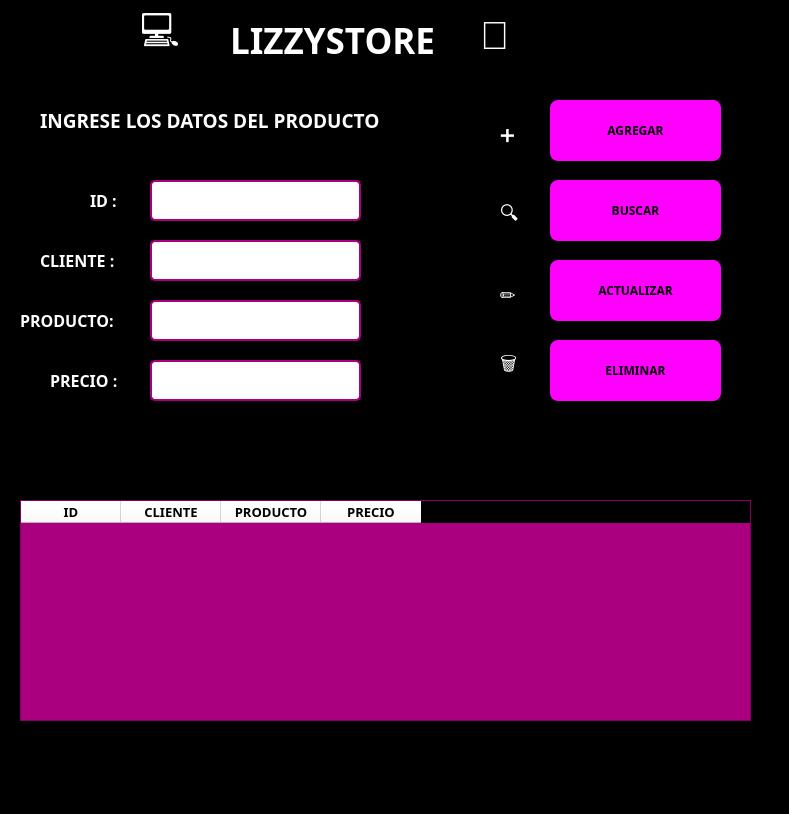
<?xml version="1.0" encoding="UTF-8"?>
<ui version="4.0">
 <class>MainWindow</class>
 <widget class="QMainWindow" name="MainWindow">
  <property name="geometry">
   <rect>
    <x>0</x>
    <y>0</y>
    <width>789</width>
    <height>814</height>
   </rect>
  </property>
  <property name="windowTitle">
   <string>MainWindow</string>
  </property>
  <property name="styleSheet">
   <string notr="true">background-color: rgb(0, 0, 0);
color: white;
</string>
  </property>
  <widget class="QWidget" name="centralwidget">
   <widget class="QLabel" name="Id">
    <property name="geometry">
     <rect>
      <x>90</x>
      <y>190</y>
      <width>31</width>
      <height>21</height>
     </rect>
    </property>
    <property name="font">
     <font>
      <family>PMingLiU-ExtB</family>
      <pointsize>12</pointsize>
      <bold>true</bold>
     </font>
    </property>
    <property name="styleSheet">
     <string notr="true">QLabel {
    color: white;
 	font-weight: bold;

}</string>
    </property>
    <property name="text">
     <string>ID :</string>
    </property>
   </widget>
   <widget class="QLabel" name="Cliente">
    <property name="geometry">
     <rect>
      <x>40</x>
      <y>250</y>
      <width>101</width>
      <height>21</height>
     </rect>
    </property>
    <property name="font">
     <font>
      <family>PMingLiU-ExtB</family>
      <pointsize>12</pointsize>
      <bold>true</bold>
     </font>
    </property>
    <property name="styleSheet">
     <string notr="true">QLabel {
    color: white;
 	font-weight: bold;

}</string>
    </property>
    <property name="text">
     <string>CLIENTE :</string>
    </property>
   </widget>
   <widget class="QLabel" name="Modelo">
    <property name="geometry">
     <rect>
      <x>20</x>
      <y>310</y>
      <width>121</width>
      <height>20</height>
     </rect>
    </property>
    <property name="font">
     <font>
      <family>PMingLiU-ExtB</family>
      <pointsize>12</pointsize>
      <bold>true</bold>
     </font>
    </property>
    <property name="styleSheet">
     <string notr="true">QLabel {
    color: white;
 	font-weight: bold;

}</string>
    </property>
    <property name="text">
     <string>PRODUCTO:</string>
    </property>
   </widget>
   <widget class="QLabel" name="Precio">
    <property name="geometry">
     <rect>
      <x>50</x>
      <y>370</y>
      <width>91</width>
      <height>20</height>
     </rect>
    </property>
    <property name="font">
     <font>
      <family>PMingLiU-ExtB</family>
      <pointsize>12</pointsize>
      <bold>true</bold>
     </font>
    </property>
    <property name="styleSheet">
     <string notr="true">QLabel {
    color: white;
 	font-weight: bold;

}</string>
    </property>
    <property name="text">
     <string>PRECIO :</string>
    </property>
   </widget>
   <widget class="QPushButton" name="btnAgregar">
    <property name="geometry">
     <rect>
      <x>550</x>
      <y>100</y>
      <width>171</width>
      <height>61</height>
     </rect>
    </property>
    <property name="font">
     <font>
      <family>PMingLiU-ExtB</family>
      <bold>true</bold>
     </font>
    </property>
    <property name="styleSheet">
     <string notr="true">QPushButton {
    background-color: rgb(255, 0, 255);
    color: black;
    border-radius: 8px;
    padding: 10px;
    font-weight: bold;

}

QPushButton:hover {
    background-color: rgb(170, 85, 255);
}

QPushButton:pressed {
    background-color: rgb(170, 85, 255);
}</string>
    </property>
    <property name="text">
     <string>AGREGAR</string>
    </property>
   </widget>
   <widget class="QPushButton" name="btnBuscar">
    <property name="geometry">
     <rect>
      <x>550</x>
      <y>180</y>
      <width>171</width>
      <height>61</height>
     </rect>
    </property>
    <property name="font">
     <font>
      <family>PMingLiU-ExtB</family>
      <bold>true</bold>
     </font>
    </property>
    <property name="styleSheet">
     <string notr="true">QPushButton {
    background-color: rgb(255, 0, 255);
    color: black;
    border-radius: 8px;
    padding: 10px;
    font-weight: bold;
}

QPushButton:hover {
    background-color: rgb(170, 85, 255);
}

QPushButton:pressed {
    background-color: rgb(170, 85, 255);
}</string>
    </property>
    <property name="text">
     <string>BUSCAR</string>
    </property>
   </widget>
   <widget class="QPushButton" name="btnActualizar">
    <property name="geometry">
     <rect>
      <x>550</x>
      <y>260</y>
      <width>171</width>
      <height>61</height>
     </rect>
    </property>
    <property name="font">
     <font>
      <family>PMingLiU-ExtB</family>
      <bold>true</bold>
     </font>
    </property>
    <property name="styleSheet">
     <string notr="true">QPushButton {
    background-color: rgb(255, 0, 255);
    color: black;
    border-radius: 8px;
    padding: 10px;
    font-weight: bold;
}

QPushButton:hover {
    background-color: rgb(170, 85, 255);
}

QPushButton:pressed {
    background-color: rgb(170, 85, 255);
}</string>
    </property>
    <property name="text">
     <string>ACTUALIZAR</string>
    </property>
   </widget>
   <widget class="QLineEdit" name="txtId">
    <property name="geometry">
     <rect>
      <x>150</x>
      <y>180</y>
      <width>211</width>
      <height>41</height>
     </rect>
    </property>
    <property name="styleSheet">
     <string notr="true">QLineEdit {
    background-color: #ffffff;
    color: black;
    border: 2px solid rgb(170, 0, 127);
    border-radius: 5px;
    padding: 4px;
	font-size: 15px;
    font-family:  Times New Roman;

}
</string>
    </property>
   </widget>
   <widget class="QLineEdit" name="txtCliente">
    <property name="geometry">
     <rect>
      <x>150</x>
      <y>240</y>
      <width>211</width>
      <height>41</height>
     </rect>
    </property>
    <property name="styleSheet">
     <string notr="true">QLineEdit {
    background-color: #ffffff;
    color: black;
    border: 2px solid rgb(170, 0, 127);
    border-radius: 5px;
    padding: 4px;
	font-size: 15px;
    font-family:  Times New Roman;

}
</string>
    </property>
   </widget>
   <widget class="QLineEdit" name="txtModelo">
    <property name="geometry">
     <rect>
      <x>150</x>
      <y>300</y>
      <width>211</width>
      <height>41</height>
     </rect>
    </property>
    <property name="styleSheet">
     <string notr="true">QLineEdit {
    background-color: #ffffff;
    color: black;
    border: 2px solid rgb(170, 0, 127);
    border-radius: 5px;
    padding: 4px;
	font-size: 15px;
    font-family:  Times New Roman;
    
}
</string>
    </property>
   </widget>
   <widget class="QLineEdit" name="txtPrecio">
    <property name="geometry">
     <rect>
      <x>150</x>
      <y>360</y>
      <width>211</width>
      <height>41</height>
     </rect>
    </property>
    <property name="styleSheet">
     <string notr="true">QLineEdit {
    background-color: #ffffff;
    color: black;
    border: 2px solid rgb(170, 0, 127);
    border-radius: 5px;
    padding: 4px;
	font-size: 15px;
    font-family:  Times New Roman;
    
}
</string>
    </property>
   </widget>
   <widget class="QPushButton" name="btnEliminar">
    <property name="geometry">
     <rect>
      <x>550</x>
      <y>340</y>
      <width>171</width>
      <height>61</height>
     </rect>
    </property>
    <property name="font">
     <font>
      <family>PMingLiU-ExtB</family>
      <bold>true</bold>
     </font>
    </property>
    <property name="styleSheet">
     <string notr="true">QPushButton {
    background-color: rgb(255, 0, 255);
    color: black;
    border-radius: 8px;
    padding: 10px;
    font-weight: bold;
}

QPushButton:hover {
    background-color: rgb(170, 85, 255);
}

QPushButton:pressed {
    background-color: rgb(170, 85, 255);
}</string>
    </property>
    <property name="text">
     <string>ELIMINAR</string>
    </property>
   </widget>
   <widget class="QTableWidget" name="tablaOrdenes">
    <property name="geometry">
     <rect>
      <x>20</x>
      <y>500</y>
      <width>731</width>
      <height>221</height>
     </rect>
    </property>
    <property name="font">
     <font>
      <family>PMingLiU-ExtB</family>
      <pointsize>-1</pointsize>
      <bold>true</bold>
     </font>
    </property>
    <property name="styleSheet">
     <string notr="true">QTableWidget {
    background-color: rgb(170, 0, 127);
	color: black;
    font-size: 14px;

}

QTableWidget::item:selected {
    background-color: rgb(170, 85, 255);
    color: black;
}

QHeaderView::section {
    background-color: rgb(255, 255, 255);;
    color: black;

}


</string>
    </property>
    <property name="gridStyle">
     <enum>Qt::PenStyle::DashDotLine</enum>
    </property>
    <column>
     <property name="text">
      <string>ID</string>
     </property>
     <property name="toolTip">
      <string notr="true"/>
     </property>
     <property name="font">
      <font>
       <family>PMingLiU-ExtB</family>
       <pointsize>10</pointsize>
       <bold>true</bold>
       <kerning>false</kerning>
      </font>
     </property>
    </column>
    <column>
     <property name="text">
      <string>CLIENTE</string>
     </property>
     <property name="font">
      <font>
       <family>PMingLiU-ExtB</family>
       <pointsize>10</pointsize>
       <bold>true</bold>
      </font>
     </property>
    </column>
    <column>
     <property name="text">
      <string>PRODUCTO</string>
     </property>
     <property name="font">
      <font>
       <family>PMingLiU-ExtB</family>
       <pointsize>10</pointsize>
       <bold>true</bold>
      </font>
     </property>
    </column>
    <column>
     <property name="text">
      <string>PRECIO</string>
     </property>
     <property name="font">
      <font>
       <family>PMingLiU-ExtB</family>
       <pointsize>10</pointsize>
       <bold>true</bold>
      </font>
     </property>
    </column>
   </widget>
   <widget class="QLabel" name="label">
    <property name="geometry">
     <rect>
      <x>230</x>
      <y>20</y>
      <width>261</width>
      <height>41</height>
     </rect>
    </property>
    <property name="font">
     <font>
      <family>PMingLiU-ExtB</family>
      <pointsize>26</pointsize>
      <bold>true</bold>
     </font>
    </property>
    <property name="styleSheet">
     <string notr="true">QLabel {
    color: white;
 	font-weight: bold;

}</string>
    </property>
    <property name="text">
     <string>LIZZYSTORE</string>
    </property>
   </widget>
   <widget class="QLabel" name="label_2">
    <property name="geometry">
     <rect>
      <x>40</x>
      <y>100</y>
      <width>421</width>
      <height>41</height>
     </rect>
    </property>
    <property name="font">
     <font>
      <family>PMingLiU-ExtB</family>
      <pointsize>14</pointsize>
      <italic>false</italic>
      <bold>true</bold>
      <underline>false</underline>
      <strikeout>false</strikeout>
     </font>
    </property>
    <property name="styleSheet">
     <string notr="true">QLabel {
    color: white;
 	font-weight: bold;

}</string>
    </property>
    <property name="text">
     <string>INGRESE LOS DATOS DEL PRODUCTO </string>
    </property>
   </widget>
   <widget class="QLabel" name="label_3">
    <property name="geometry">
     <rect>
      <x>500</x>
      <y>120</y>
      <width>31</width>
      <height>31</height>
     </rect>
    </property>
    <property name="font">
     <font>
      <pointsize>14</pointsize>
     </font>
    </property>
    <property name="text">
     <string>➕</string>
    </property>
   </widget>
   <widget class="QLabel" name="label_4">
    <property name="geometry">
     <rect>
      <x>500</x>
      <y>200</y>
      <width>31</width>
      <height>31</height>
     </rect>
    </property>
    <property name="font">
     <font>
      <pointsize>14</pointsize>
     </font>
    </property>
    <property name="text">
     <string>🔍</string>
    </property>
   </widget>
   <widget class="QLabel" name="label_5">
    <property name="geometry">
     <rect>
      <x>500</x>
      <y>280</y>
      <width>31</width>
      <height>31</height>
     </rect>
    </property>
    <property name="font">
     <font>
      <pointsize>14</pointsize>
     </font>
    </property>
    <property name="text">
     <string>✏️</string>
    </property>
   </widget>
   <widget class="QLabel" name="label_6">
    <property name="geometry">
     <rect>
      <x>500</x>
      <y>350</y>
      <width>31</width>
      <height>31</height>
     </rect>
    </property>
    <property name="font">
     <font>
      <pointsize>14</pointsize>
     </font>
    </property>
    <property name="text">
     <string>🗑️</string>
    </property>
   </widget>
   <widget class="QLabel" name="label_7">
    <property name="geometry">
     <rect>
      <x>140</x>
      <y>10</y>
      <width>61</width>
      <height>51</height>
     </rect>
    </property>
    <property name="font">
     <font>
      <pointsize>29</pointsize>
     </font>
    </property>
    <property name="styleSheet">
     <string notr="true">QLanel{
	border:none;
}</string>
    </property>
    <property name="text">
     <string>💻</string>
    </property>
   </widget>
   <widget class="QLabel" name="label_8">
    <property name="geometry">
     <rect>
      <x>480</x>
      <y>-10</y>
      <width>71</width>
      <height>91</height>
     </rect>
    </property>
    <property name="font">
     <font>
      <pointsize>29</pointsize>
     </font>
    </property>
    <property name="styleSheet">
     <string notr="true">QLanel{
	border:none;
}</string>
    </property>
    <property name="text">
     <string>📸</string>
    </property>
   </widget>
   <zorder>Id</zorder>
   <zorder>Cliente</zorder>
   <zorder>Modelo</zorder>
   <zorder>Precio</zorder>
   <zorder>btnBuscar</zorder>
   <zorder>btnActualizar</zorder>
   <zorder>txtId</zorder>
   <zorder>txtCliente</zorder>
   <zorder>txtModelo</zorder>
   <zorder>txtPrecio</zorder>
   <zorder>btnEliminar</zorder>
   <zorder>btnAgregar</zorder>
   <zorder>tablaOrdenes</zorder>
   <zorder>label</zorder>
   <zorder>label_2</zorder>
   <zorder>label_3</zorder>
   <zorder>label_4</zorder>
   <zorder>label_5</zorder>
   <zorder>label_6</zorder>
   <zorder>label_7</zorder>
   <zorder>label_8</zorder>
  </widget>
  <widget class="QMenuBar" name="menubar">
   <property name="geometry">
    <rect>
     <x>0</x>
     <y>0</y>
     <width>789</width>
     <height>25</height>
    </rect>
   </property>
  </widget>
  <widget class="QStatusBar" name="statusbar"/>
 </widget>
 <resources/>
 <connections/>
</ui>
